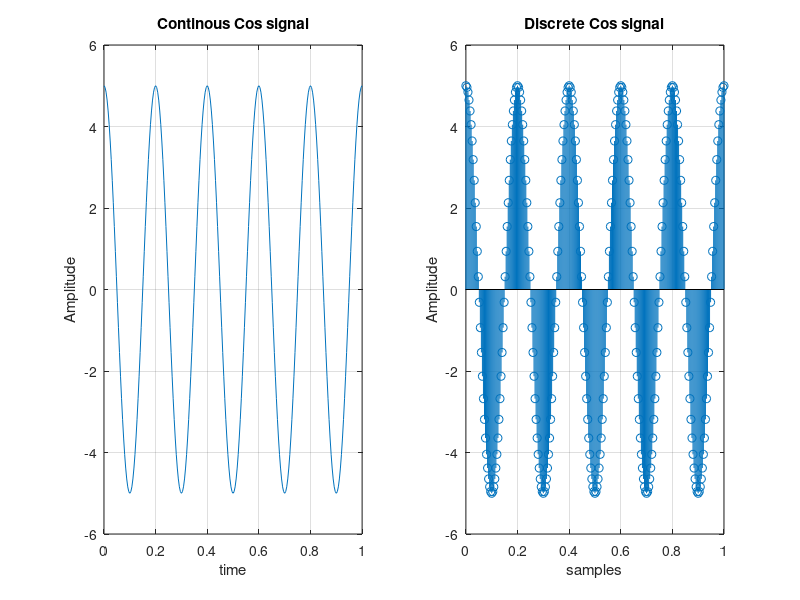

Recreate this plot in MATLAB.
clc;
clf;
clear all;
close all;

Am=input('Enter amplitude');
f=input('Enter frequency');
c=input('Enter number of cycles ');
t=0:(1/(50*f)):c/f;


Amplitude=Am*cos(2*pi*f*t);

subplot(1, 2 ,1);
plot(t,Amplitude);
grid on;
xlabel('time');
ylabel('Amplitude');
title('Continous Cos signal');

subplot(1 ,2 ,2);
stem(t,Amplitude);
grid on;
xlabel('samples');
ylabel('Amplitude');
title('Discrete Cos signal');